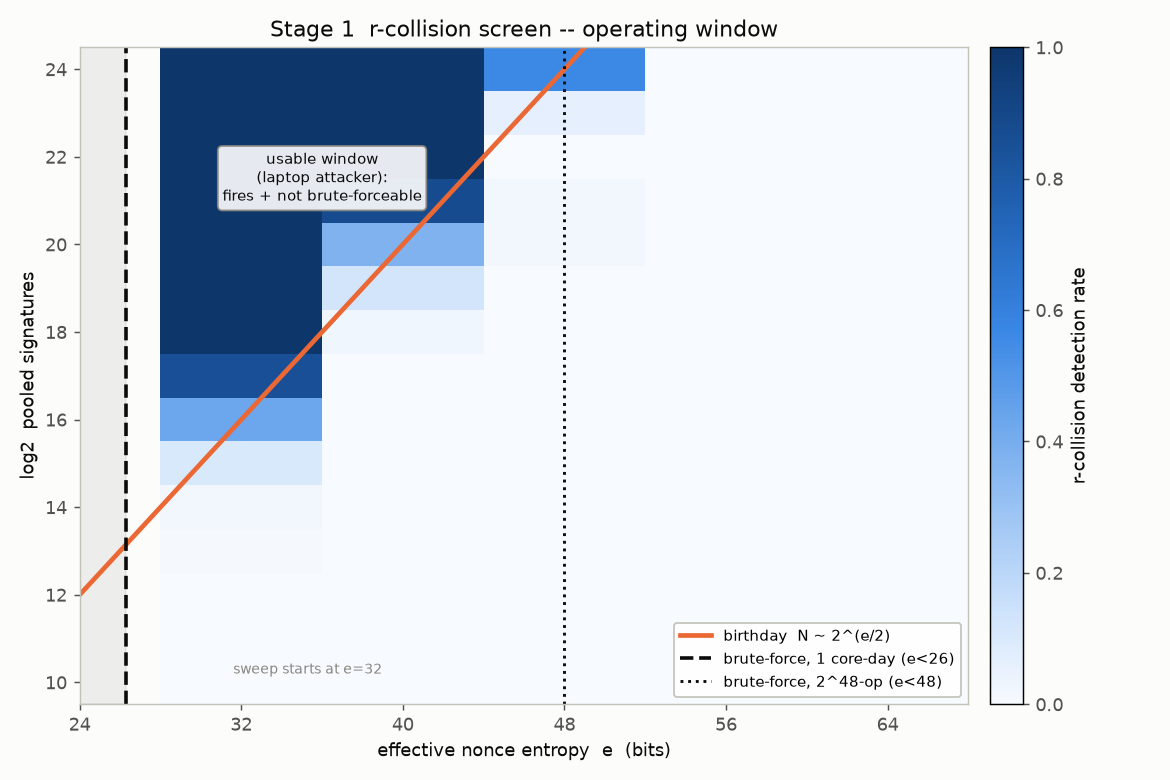

The script that saved this image:
"""Stage 1 operating-window sweep + figure (repro).

The r-collision screen fires iff two pooled signatures share a nonce: r=(k*G).x,
and r(k1)==r(k2) <=> k1==k2 or k2==n-k1. For a nonce drawn from a 2^e space with
e << 256, n-k1 is never in range, so r-collision <=> nonce-collision EXACTLY.
Detection therefore reduces to a birthday collision among N draws from 2^e.

This script:
  1. VALIDATES that reduction against the live screen() on real ECDSA signatures
     at small N (real EC math, real screen()).
  2. SWEEPS e in {32,40,48,56,64} x N=2^10..2^24 (log-spaced) with the equivalent
     birthday simulation -- the only way to reach 2^24 pooled signatures.
  3. MEASURES the single-signature brute-force rate to place the brute-force line.
  4. PLOTS the detection-rate heatmap + birthday (~2^(e/2)) and brute-force
     boundaries, saving tools/stage1_operating_window.png.

Nothing is tuned to a prediction; the empirical window is reported as measured.
"""

from __future__ import annotations

import os
import random
import time

import matplotlib

matplotlib.use("Agg")
import matplotlib.pyplot as plt  # noqa: E402
import numpy as np  # noqa: E402
from matplotlib.colors import LinearSegmentedColormap  # noqa: E402

from qi_fingerprint.corpus import Corpus, KeyRecord  # noqa: E402
from qi_fingerprint.curves import get_curve  # noqa: E402
from qi_fingerprint.generator import generate_signatures, truncated_msb_source  # noqa: E402
from qi_fingerprint.screen import screen  # noqa: E402

CURVE = get_curve("secp256k1")
L = CURVE.L
HERE = os.path.dirname(os.path.abspath(__file__))

ENTROPIES = [32, 40, 48, 56, 64]
LOG2_N = list(range(10, 25))  # 2^10 .. 2^24, log-spaced


# 1. Validate: real screen() fires iff a nonce repeats (r-collision <=> k-collision)
def validate_reduction() -> bool:
    print("VALIDATION -- live screen() vs nonce duplication on REAL signatures:")
    ok = True
    for e, n_sigs, seed in [(10, 200, 1), (20, 1024, 2), (24, 4096, 3), (48, 200, 4)]:
        d = random.Random(seed).randrange(1, CURVE.n)
        Q = CURVE.pubkey(d)
        src = truncated_msb_source(CURVE, L - e, random.Random(seed + 10))  # nonce in [0, 2^e)
        sigs = generate_signatures(CURVE, 0, d, src, n_sigs, random.Random(seed + 20))
        corpus = Corpus(
            curve=CURVE.name, signatures=sigs,
            keys=[KeyRecord(0, CURVE.name, Q.x, Q.y)],
        )
        fired = screen(corpus).n_r_collisions > 0
        has_dup = len({s.true_k for s in sigs}) < len(sigs)
        match = fired == has_dup
        ok &= match
        print(f"  e={e:2d} N=2^{np.log2(n_sigs):4.1f}  screen_fired={str(fired):5}  "
              f"nonce_dup={str(has_dup):5}  {'OK' if match else 'MISMATCH'}")
    print(f"  r-collision <=> nonce-collision holds: {ok}\n")
    return ok


# 2. Birthday simulation of the screen firing (equivalent to the above, at scale)
def sim_detection_rate(e: int, n: int, trials: int, rng) -> float:
    mask = np.uint64((1 << e) - 1) if e < 64 else None
    shift = np.uint64(32)
    fired = 0
    for _ in range(trials):
        lo = rng.integers(0, 1 << 32, size=n, dtype=np.uint64)
        hi = rng.integers(0, 1 << 32, size=n, dtype=np.uint64)
        vals = (hi << shift) | lo
        del lo, hi
        if mask is not None:
            vals &= mask
        vals.sort()
        if bool(np.any(vals[1:] == vals[:-1])):
            fired += 1
        del vals
    return fired / trials


def sweep() -> np.ndarray:
    print("SWEEP -- detection rate (Monte Carlo birthday sim):")
    rng = np.random.default_rng(1234)
    Z = np.zeros((len(LOG2_N), len(ENTROPIES)))
    for i, k in enumerate(LOG2_N):
        n = 1 << k
        trials = int(np.clip(2 ** 27 // n, 16, 128))
        for j, e in enumerate(ENTROPIES):
            Z[i, j] = sim_detection_rate(e, n, trials, rng)
        print(f"  N=2^{k:2d} (t={trials:3d})  " +
              "  ".join(f"e{e}:{Z[i, j]:.2f}" for j, e in enumerate(ENTROPIES)))
    return Z


# 3. Brute-force line: one candidate ~ one scalar mult (test d*G==Q); measure the rate.
def bruteforce_line(budget_seconds: float) -> tuple[float, float]:
    m = 2000
    ks = [random.randrange(1, CURVE.n) for _ in range(m)]
    t0 = time.perf_counter()
    for k in ks:
        CURVE.mul(k)
    rate = m / (time.perf_counter() - t0)
    return rate, float(np.log2(rate * budget_seconds))


# 4. Figure
def make_figure(Z: np.ndarray, e_bf_day: float, e_bf_res: float = 48.0) -> str:
    blues = ["#f7fafe", "#cde2fb", "#9ec5f4", "#6da7ec", "#3987e5", "#256abf", "#184f95", "#0d366b"]
    cmap = LinearSegmentedColormap.from_list("qi_blue", blues)
    e_edges = np.array([28, 36, 44, 52, 60, 68])
    k_edges = np.array([LOG2_N[0] - 0.5] + [k + 0.5 for k in LOG2_N])

    fig, ax = plt.subplots(figsize=(9, 6), dpi=130)
    fig.patch.set_facecolor("#fcfcfb")
    ax.set_facecolor("#fcfcfb")
    pm = ax.pcolormesh(e_edges, k_edges, Z, cmap=cmap, vmin=0, vmax=1, shading="flat")
    cb = fig.colorbar(pm, ax=ax, pad=0.02)
    cb.set_label("r-collision detection rate", color="#0b0b0b")
    cb.ax.yaxis.set_tick_params(color="#52514e")
    plt.setp(plt.getp(cb.ax, "yticklabels"), color="#52514e")

    xlo = min(24.0, e_bf_day - 2)
    ex = np.linspace(xlo, 68, 200)
    ax.plot(ex, ex / 2, color="#eb6834", lw=2.6, label="birthday  N ~ 2^(e/2)")
    ax.axvline(e_bf_day, color="#0b0b0b", lw=2, ls="--",
               label=f"brute-force, 1 core-day (e<{e_bf_day:.0f})")
    ax.axvline(e_bf_res, color="#0b0b0b", lw=1.6, ls=":",
               label=f"brute-force, 2^48-op (e<{e_bf_res:.0f})")
    ax.axvspan(xlo, e_bf_day, color="#0b0b0b", alpha=0.06)

    ax.set_xlim(xlo, 68)
    ax.set_ylim(9.5, 24.5)
    ax.set_xticks([round(xlo)] + ENTROPIES)
    ax.set_yticks(LOG2_N[::2])
    ax.set_xlabel("effective nonce entropy  e  (bits)", color="#0b0b0b")
    ax.set_ylabel("log2  pooled signatures", color="#0b0b0b")
    ax.set_title("Stage 1  r-collision screen -- operating window", color="#0b0b0b")
    ax.annotate(
        "usable window\n(laptop attacker):\nfires + not brute-forceable",
        xy=(36, 21), ha="center", fontsize=8.5, color="#0b0b0b",
        bbox=dict(boxstyle="round", fc="white", ec="#898781", alpha=0.9),
    )
    ax.annotate("sweep starts at e=32", xy=(31.6, 10.2), fontsize=7.5, color="#898781")
    for s in ax.spines.values():
        s.set_color("#c3c2b7")
    ax.tick_params(colors="#52514e")
    ax.legend(loc="lower right", framealpha=0.94, edgecolor="#c3c2b7", fontsize=8.5)

    out = os.path.join(HERE, "stage1_operating_window.png")
    fig.tight_layout()
    fig.savefig(out, facecolor="#fcfcfb")
    print(f"\nsaved {out}")
    return out


def report_window(Z: np.ndarray, e_bf: float, rate: float) -> None:
    print("\nEMPIRICAL WINDOW (detection threshold 0.5 for the crossing, 0.9 for 'covered'):")
    print("   e | birthday 2^(e/2) | N@50%det (empirical) | det@2^24 | covered within 2^24?")
    for j, e in enumerate(ENTROPIES):
        col = Z[:, j]
        n50 = None
        for i in range(1, len(LOG2_N)):
            if col[i - 1] < 0.5 <= col[i]:
                frac = (0.5 - col[i - 1]) / (col[i] - col[i - 1] + 1e-12)
                n50 = LOG2_N[i - 1] + frac * (LOG2_N[i] - LOG2_N[i - 1])
                break
        n50s = f"2^{n50:4.1f}" if n50 is not None else ">2^24  "
        covered = "yes" if col[-1] >= 0.9 else "no"
        print(f"  {e:2d} |   2^{e / 2:4.1f}        |   {n50s}            |   {col[-1]:.2f}   |   {covered}")

    covered_es = [e for j, e in enumerate(ENTROPIES) if Z[-1, j] >= 0.9 and e > e_bf]
    print(f"\n  brute-force rate: {rate:,.0f} scalar-mults/sec/core  ->  e_bf(1 day) = {e_bf:.1f} bits")
    if covered_es:
        print(f"  usable entropy window within a 2^24 signature budget: "
              f"e in ({e_bf:.0f}, {max(covered_es)}]  (fully covered: {covered_es})")
    print("  prediction was e ~ 40-60.")


def main() -> None:
    validate_reduction()
    Z = sweep()
    rate, e_bf_day = bruteforce_line(86_400)
    _, e_bf_hour = bruteforce_line(3_600)
    make_figure(Z, e_bf_day)
    report_window(Z, e_bf_day, rate)
    print(f"  (brute-force line sensitivity: e_bf = {e_bf_hour:.0f} @1h, {e_bf_day:.0f} @1day, "
          f"48 @2^48-ops resourced)")


if __name__ == "__main__":
    main()
